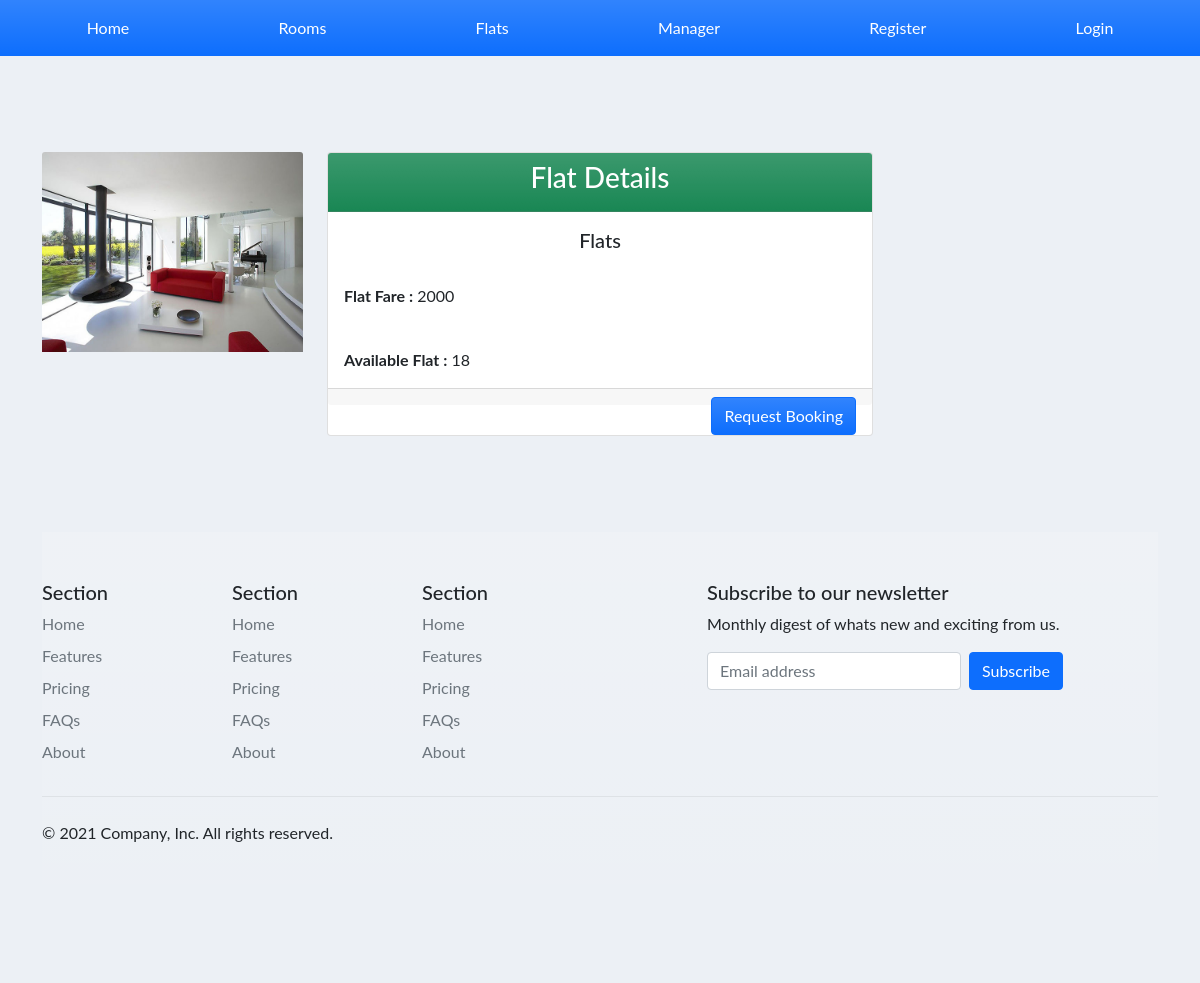
Page /flats.php on the committed database.
### tables this page shows
CREATE TABLE `rooms` (
  `roomId` int(11) NOT NULL,
  `rent` varchar(50) NOT NULL,
  `type` varchar(50) NOT NULL,
  `image` varchar(255) NOT NULL,
  `available_rooms` int(11) NOT NULL DEFAULT 0,
  `remaining_rooms` int(11) NOT NULL DEFAULT 0,
  `booked_room` int(11) NOT NULL DEFAULT 0,
  `created_at` timestamp NOT NULL DEFAULT current_timestamp()
);

### flats.php (the view, shortened to what this page needs)
<?php
include 'db.php';
include 'header.php';
?>
<div class="container">
    <div class="row mt-5 py-5">
        <?php
        $query = "SELECT * FROM rooms  where type='Flat'";
        $result = mysqli_query($conn, $query);
        $row = mysqli_fetch_array($result);
        ?>
        <div class="col-md-3">
            <img src="Manager/images/<?php echo $row['image'] ?>" class="card-img-top" alt="..." height="200px">
        </div>
        <div class="col-md-6">
            <div class="card">
                <div class="card-header bg-success bg-gradient text-white">
                    <center>
                        <h3>Flat Details</h3>
                    </center>
                </div>
                <div class="card-body">
                    <center>
                        <h5 class="card-title"><?php echo $row['type'] ?>s</h5>
                    </center>
                    <p class="card-text py-4">
                        <b>Flat Fare :</b> <?php echo $row['rent'] ?>
                    </p>
                    <p class="card-text">
                        <b>Available Flat :</b> <?php echo $row['remaining_rooms'] ?>
                    </p>
                </div>
                <form action="" method="post">
                    <div class="card-footer">
                        <input type="submit" name="book_room" class="btn btn-primary bg-gradient float-end" value="Request Booking">
                    </div>
                </form>
            </div>
        </div>
    </div>
</div>
<div class="mt-4 py-4">
    <?php
    include 'footer.php'
    ?>

### css/styles.css (style rules this page uses)
body { background:#ecf0f5; font-family: 'Lato', sans-serif; }

### rows in the picture
rooms: image (picture), type "Flat", rent "2000", remaining_rooms "18"
